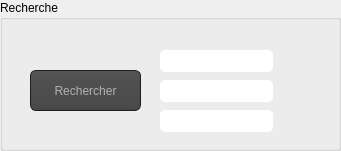
    <widget class="QGroupBox" name="groupBox_6">
     <property name="geometry">
      <rect>
       <x>10</x>
       <y>340</y>
       <width>341</width>
       <height>151</height>
      </rect>
     </property>
     <property name="title">
      <string>Recherche</string>
     </property>
     <widget class="QLineEdit" name="lineEdit_nom_I">
      <property name="geometry">
       <rect>
        <x>160</x>
        <y>50</y>
        <width>113</width>
        <height>22</height>
       </rect>
      </property>
      <property name="styleSheet">
       <string notr="true">QLineEdit{
    background-color: white;
    box-shadow: 2px 0.5px 5px 1px inset black;
    border-radius: 5px;
    width: 70%;
    padding-right: 10px;
    padding-left: 10px;
    text-align: left;
    color: #000;
    font-size:inherit;
    font-family: Arial, Helvetica, sans-serif;  
    font-weight:normal;
    font-variant:normal;
}
QLineEdit::hover{  color: black ;
background-color:orange;}
QLineEdit::focus{  color: black ;
background-color:white;}</string>
      </property>
      <property name="text">
       <string/>
      </property>
     </widget>
     <widget class="QLineEdit" name="lineEdit_categorie_I">
      <property name="geometry">
       <rect>
        <x>160</x>
        <y>110</y>
        <width>113</width>
        <height>22</height>
       </rect>
      </property>
      <property name="styleSheet">
       <string notr="true">QLineEdit{
    background-color: white;
    box-shadow: 2px 0.5px 5px 1px inset black;
    border-radius: 5px;
    width: 70%;
    padding-right: 10px;
    padding-left: 10px;
    text-align: left;
    color: #000;
    font-size:inherit;
    font-family: Arial, Helvetica, sans-serif;  
    font-weight:normal;
    font-variant:normal;
}
QLineEdit::hover{  color: black ;
background-color:orange;}
QLineEdit::focus{  color: black ;
background-color:white;}</string>
      </property>
     </widget>
     <widget class="QPushButton" name="pushButton_rechercher">
      <property name="geometry">
       <rect>
        <x>30</x>
        <y>70</y>
        <width>111</width>
        <height>41</height>
       </rect>
      </property>
      <property name="styleSheet">
       <string notr="true">QToolTip
{
     border: 1px solid black;
     background-color: #ffa02f;
     padding: 1px;
     border-radius: 3px;
     opacity: 100;
}

QWidget
{
    color: #b1b1b1;
    background-color: #323232;
}

QWidget:item:hover
{
    background-color: QLinearGradient( x1: 0, y1: 0, x2: 0, y2: 1, stop: 0 #ffa02f, stop: 1 #ca0619);
    color: #000000;
}

QWidget:item:selected
{
    background-color: QLinearGradient( x1: 0, y1: 0, x2: 0, y2: 1, stop: 0 #ffa02f, stop: 1 #d7801a);
}

QMenuBar::item
{
    background: transparent;
}

QMenuBar::item:selected
{
    background: transparent;
    border: 1px solid #ffaa00;
}

QMenuBar::item:pressed
{
    background: #444;
    border: 1px solid #000;
    background-color: QLinearGradient(
        x1:0, y1:0,
        x2:0, y2:1,
        stop:1 #212121,
        stop:0.4 #343434/*,
        stop:0.2 #343434,
        stop:0.1 #ffaa00*/
    );
    margin-bottom:-1px;
    padding-bottom:1px;
}

QMenu
{
    border: 1px solid #000;
}

QMenu::item
{
    padding: 2px 20px 2px 20px;
}

QMenu::item:selected
{
    color: #000000;
}

QWidget:disabled
{
    color: #404040;
    background-color: #323232;
}

QAbstractItemView
{
    background-color: QLinearGradient( x1: 0, y1: 0, x2: 0, y2: 1, stop: 0 #4d4d4d, stop: 0.1 #646464, stop: 1 #5d5d5d);
}

QWidget:focus
{
    /*border: 2px solid QLinearGradient( x1: 0, y1: 0, x2: 0, y2: 1, stop: 0 #ffa02f, stop: 1 #d7801a);*/
}

QLineEdit
{
    background-color: QLinearGradient( x1: 0, y1: 0, x2: 0, y2: 1, stop: 0 #4d4d4d, stop: 0 #646464, stop: 1 #5d5d5d);
    padding: 1px;
    border-style: solid;
    border: 1px solid #1e1e1e;
    border-radius: 5;
}

QPushButton
{
    color: #b1b1b1;
    background-color: QLinearGradient( x1: 0, y1: 0, x2: 0, y2: 1, stop: 0 #565656, stop: 0.1 #525252, stop: 0.5 #4e4e4e, stop: 0.9 #4a4a4a, stop: 1 #464646);
    border-width: 1px;
    border-color: #1e1e1e;
    border-style: solid;
    border-radius: 6;
    padding: 3px;
    font-size: 12px;
    padding-left: 5px;
    padding-right: 5px;
}

QPushButton:pressed
{
    background-color: QLinearGradient( x1: 0, y1: 0, x2: 0, y2: 1, stop: 0 #2d2d2d, stop: 0.1 #2b2b2b, stop: 0.5 #292929, stop: 0.9 #282828, stop: 1 #252525);
}

QComboBox
{
    selection-background-color: #ffaa00;
    background-color: QLinearGradient( x1: 0, y1: 0, x2: 0, y2: 1, stop: 0 #565656, stop: 0.1 #525252, stop: 0.5 #4e4e4e, stop: 0.9 #4a4a4a, stop: 1 #464646);
    border-style: solid;
    border: 1px solid #1e1e1e;
    border-radius: 5;
}

QComboBox:hover,QPushButton:hover
{
    border: 2px solid QLinearGradient( x1: 0, y1: 0, x2: 0, y2: 1, stop: 0 #ffa02f, stop: 1 #d7801a);
}


QComboBox:on
{
    padding-top: 3px;
    padding-left: 4px;
    background-color: QLinearGradient( x1: 0, y1: 0, x2: 0, y2: 1, stop: 0 #2d2d2d, stop: 0.1 #2b2b2b, stop: 0.5 #292929, stop: 0.9 #282828, stop: 1 #252525);
    selection-background-color: #ffaa00;
}

QComboBox QAbstractItemView
{
    border: 2px solid darkgray;
    selection-background-color: QLinearGradient( x1: 0, y1: 0, x2: 0, y2: 1, stop: 0 #ffa02f, stop: 1 #d7801a);
}

QComboBox::drop-down
{
     subcontrol-origin: padding;
     subcontrol-position: top right;
     width: 15px;

     border-left-width: 0px;
     border-left-color: darkgray;
     border-left-style: solid; /* just a single line */
     border-top-right-radius: 3px; /* same radius as the QComboBox */
     border-bottom-right-radius: 3px;
 }

QComboBox::down-arrow
{
     image: url(:/down_arrow.png);
}

QGroupBox:focus
{
border: 2px solid QLinearGradient( x1: 0, y1: 0, x2: 0, y2: 1, stop: 0 #ffa02f, stop: 1 #d7801a);
}

QTextEdit:focus
{
    border: 2px solid QLinearGradient( x1: 0, y1: 0, x2: 0, y2: 1, stop: 0 #ffa02f, stop: 1 #d7801a);
}

QScrollBar:horizontal {
     border: 1px solid #222222;
     background: QLinearGradient( x1: 0, y1: 0, x2: 0, y2: 1, stop: 0.0 #121212, stop: 0.2 #282828, stop: 1 #484848);
     height: 7px;
     margin: 0px 16px 0 16px;
}

QScrollBar::handle:horizontal
{
      background: QLinearGradient( x1: 0, y1: 0, x2: 1, y2: 0, stop: 0 #ffa02f, stop: 0.5 #d7801a, stop: 1 #ffa02f);
      min-height: 20px;
      border-radius: 2px;
}

QScrollBar::add-line:horizontal {
      border: 1px solid #1b1b19;
      border-radius: 2px;
      background: QLinearGradient( x1: 0, y1: 0, x2: 1, y2: 0, stop: 0 #ffa02f, stop: 1 #d7801a);
      width: 14px;
      subcontrol-position: right;
      subcontrol-origin: margin;
}

QScrollBar::sub-line:horizontal {
      border: 1px solid #1b1b19;
      border-radius: 2px;
      background: QLinearGradient( x1: 0, y1: 0, x2: 1, y2: 0, stop: 0 #ffa02f, stop: 1 #d7801a);
      width: 14px;
     subcontrol-position: left;
     subcontrol-origin: margin;
}

QScrollBar::right-arrow:horizontal, QScrollBar::left-arrow:horizontal
{
      border: 1px solid black;
      width: 1px;
      height: 1px;
      background: white;
}

QScrollBar::add-page:horizontal, QScrollBar::sub-page:horizontal
{
      background: none;
}

QScrollBar:vertical
{
      background: QLinearGradient( x1: 0, y1: 0, x2: 1, y2: 0, stop: 0.0 #121212, stop: 0.2 #282828, stop: 1 #484848);
      width: 7px;
      margin: 16px 0 16px 0;
      border: 1px solid #222222;
}

QScrollBar::handle:vertical
{
      background: QLinearGradient( x1: 0, y1: 0, x2: 0, y2: 1, stop: 0 #ffa02f, stop: 0.5 #d7801a, stop: 1 #ffa02f);
      min-height: 20px;
      border-radius: 2px;
}

QScrollBar::add-line:vertical
{
      border: 1px solid #1b1b19;
      border-radius: 2px;
      background: QLinearGradient( x1: 0, y1: 0, x2: 0, y2: 1, stop: 0 #ffa02f, stop: 1 #d7801a);
      height: 14px;
      subcontrol-position: bottom;
      subcontrol-origin: margin;
}

QScrollBar::sub-line:vertical
{
      border: 1px solid #1b1b19;
      border-radius: 2px;
      background: QLinearGradient( x1: 0, y1: 0, x2: 0, y2: 1, stop: 0 #d7801a, stop: 1 #ffa02f);
      height: 14px;
      subcontrol-position: top;
      subcontrol-origin: margin;
}

QScrollBar::up-arrow:vertical, QScrollBar::down-arrow:vertical
{
      border: 1px solid black;
      width: 1px;
      height: 1px;
      background: white;
}


QScrollBar::add-page:vertical, QScrollBar::sub-page:vertical
{
      background: none;
}

QTextEdit
{
    background-color: #242424;
}

QPlainTextEdit
{
    background-color: #242424;
}

QHeaderView::section
{
    background-color: QLinearGradient(x1:0, y1:0, x2:0, y2:1, stop:0 #616161, stop: 0.5 #505050, stop: 0.6 #434343, stop:1 #656565);
    color: white;
    padding-left: 4px;
    border: 1px solid #6c6c6c;
}

QCheckBox:disabled
{
color: #414141;
}

QDockWidget::title
{
    text-align: center;
    spacing: 3px; /* spacing between items in the tool bar */
    background-color: QLinearGradient(x1:0, y1:0, x2:0, y2:1, stop:0 #323232, stop: 0.5 #242424, stop:1 #323232);
}

QDockWidget::close-button, QDockWidget::float-button
{
    text-align: center;
    spacing: 1px; /* spacing between items in the tool bar */
    background-color: QLinearGradient(x1:0, y1:0, x2:0, y2:1, stop:0 #323232, stop: 0.5 #242424, stop:1 #323232);
}

QDockWidget::close-button:hover, QDockWidget::float-button:hover
{
    background: #242424;
}

QDockWidget::close-button:pressed, QDockWidget::float-button:pressed
{
    padding: 1px -1px -1px 1px;
}

QMainWindow::separator
{
    background-color: QLinearGradient(x1:0, y1:0, x2:0, y2:1, stop:0 #161616, stop: 0.5 #151515, stop: 0.6 #212121, stop:1 #343434);
    color: white;
    padding-left: 4px;
    border: 1px solid #4c4c4c;
    spacing: 3px; /* spacing between items in the tool bar */
}

QMainWindow::separator:hover
{

    background-color: QLinearGradient(x1:0, y1:0, x2:0, y2:1, stop:0 #d7801a, stop:0.5 #b56c17 stop:1 #ffa02f);
    color: white;
    padding-left: 4px;
    border: 1px solid #6c6c6c;
    spacing: 3px; /* spacing between items in the tool bar */
}

QToolBar::handle
{
     spacing: 3px; /* spacing between items in the tool bar */
     background: url(:/images/handle.png);
}

QMenu::separator
{
    height: 2px;
    background-color: QLinearGradient(x1:0, y1:0, x2:0, y2:1, stop:0 #161616, stop: 0.5 #151515, stop: 0.6 #212121, stop:1 #343434);
    color: white;
    padding-left: 4px;
    margin-left: 10px;
    margin-right: 5px;
}

QProgressBar
{
    border: 2px solid grey;
    border-radius: 5px;
    text-align: center;
}

QProgressBar::chunk
{
    background-color: #d7801a;
    width: 2.15px;
    margin: 0.5px;
}

QTabBar::tab {
    color: #b1b1b1;
    border: 1px solid #444;
    border-bottom-style: none;
    background-color: #323232;
    padding-left: 10px;
    padding-right: 10px;
    padding-top: 3px;
    padding-bottom: 2px;
    margin-right: -1px;
}

QTabWidget::pane {
    border: 1px solid #444;
    top: 1px;
}

QTabBar::tab:last
{
    margin-right: 0; /* the last selected tab has nothing to overlap with on the right */
    border-top-right-radius: 3px;
}

QTabBar::tab:first:!selected
{
 margin-left: 0px; /* the last selected tab has nothing to overlap with on the right */


    border-top-left-radius: 3px;
}

QTabBar::tab:!selected
{
    color: #b1b1b1;
    border-bottom-style: solid;
    margin-top: 3px;
    background-color: QLinearGradient(x1:0, y1:0, x2:0, y2:1, stop:1 #212121, stop:.4 #343434);
}

QTabBar::tab:selected
{
    border-top-left-radius: 3px;
    border-top-right-radius: 3px;
    margin-bottom: 0px;
}

QTabBar::tab:!selected:hover
{
    /*border-top: 2px solid #ffaa00;
    padding-bottom: 3px;*/
    border-top-left-radius: 3px;
    border-top-right-radius: 3px;
    background-color: QLinearGradient(x1:0, y1:0, x2:0, y2:1, stop:1 #212121, stop:0.4 #343434, stop:0.2 #343434, stop:0.1 #ffaa00);
}

QRadioButton::indicator:checked, QRadioButton::indicator:unchecked{
    color: #b1b1b1;
    background-color: #323232;
    border: 1px solid #b1b1b1;
    border-radius: 6px;
}

QRadioButton::indicator:checked
{
    background-color: qradialgradient(
        cx: 0.5, cy: 0.5,
        fx: 0.5, fy: 0.5,
        radius: 1.0,
        stop: 0.25 #ffaa00,
        stop: 0.3 #323232
    );
}

QCheckBox::indicator{
    color: #b1b1b1;
    background-color: #323232;
    border: 1px solid #b1b1b1;
    width: 9px;
    height: 9px;
}

QRadioButton::indicator
{
    border-radius: 6px;
}

QRadioButton::indicator:hover, QCheckBox::indicator:hover
{
    border: 1px solid #ffaa00;
}

QCheckBox::indicator:checked
{
    image:url(:/images/checkbox.png);
}

QCheckBox::indicator:disabled, QRadioButton::indicator:disabled
{
    border: 1px solid #444;
}</string>
      </property>
      <property name="text">
       <string>Rechercher</string>
      </property>
     </widget>
     <widget class="QLineEdit" name="lineEdit_type_I">
      <property name="geometry">
       <rect>
        <x>160</x>
        <y>80</y>
        <width>113</width>
        <height>22</height>
       </rect>
      </property>
      <property name="styleSheet">
       <string notr="true">QLineEdit{
    background-color: white;
    box-shadow: 2px 0.5px 5px 1px inset black;
    border-radius: 5px;
    width: 70%;
    padding-right: 10px;
    padding-left: 10px;
    text-align: left;
    color: #000;
    font-size:inherit;
    font-family: Arial, Helvetica, sans-serif;  
    font-weight:normal;
    font-variant:normal;
}
QLineEdit::hover{  color: black ;
background-color:orange;}
QLineEdit::focus{  color: black ;
background-color:white;}</string>
      </property>
     </widget>
    </widget>
